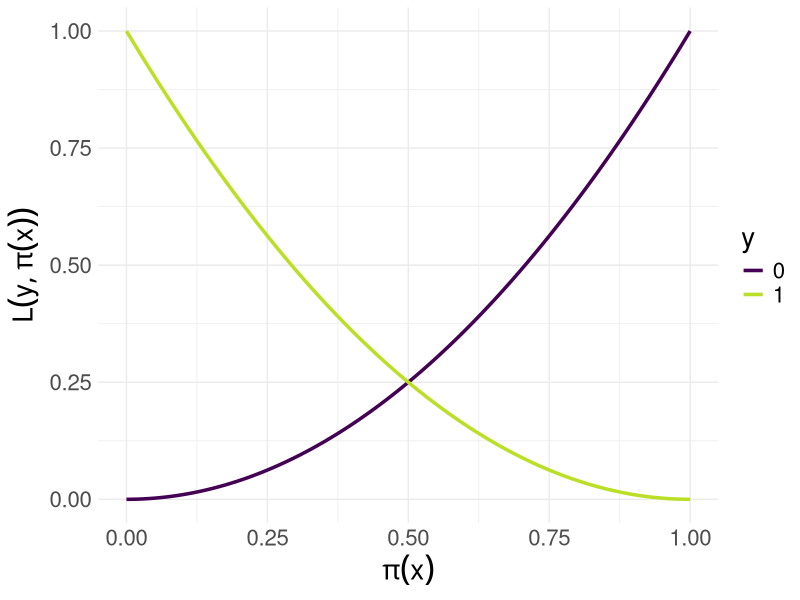

R code for this plot: (Note: this script raises an error after producing the figure.)
# ------------------------------------------------------------------------------
# FIG: BRIER SCORE
# ------------------------------------------------------------------------------

library(ggplot2)

# DATA -------------------------------------------------------------------------

x <- seq(0L, 1L, by = 0.01)

df <- rbind(
  data.frame(x, y = 1L, pi = (1 - x)^2),
  data.frame(x, y = 0L, pi = x^2))

df$y <- as.factor(df$y)

# PLOTS ------------------------------------------------------------------------

p <- ggplot2::ggplot(data = df, aes(x = x, y = pi, color = y)) + 
  geom_line(size = 1.2) + 
  xlab(expression(pi(x))) + 
  ylab(expression(L(y, pi(x)))) + 
  theme_minimal() +
  theme(text = element_text(size = 20L)) +
  scale_color_viridis_d(end = 0.9)

ggplot2::ggsave(
  "../figure/plot_brier.png", 
  p,
  height = 4L,
  width = 10L)
